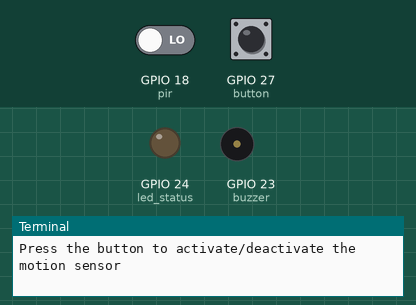
A program run on a simulated Raspberry Pi (BCM pin numbers). Parts: output pins drawn as LEDs (lit = HIGH), buzzer (waves = sounding, pin HIGH), the last lines printed to the terminal. Inputs (shaded band) come from the test bench; at power-on: GPIO 27 (button) HIGH, GPIO 18 (pir) LOW. The clock reads 2024-03-15 10:24:30 at power-on unless the program sets it.

Above: at 1.2 s.
1.3 s: GPIO 27 (button) pulled LOW for 0.15 s
At 4.5 s:
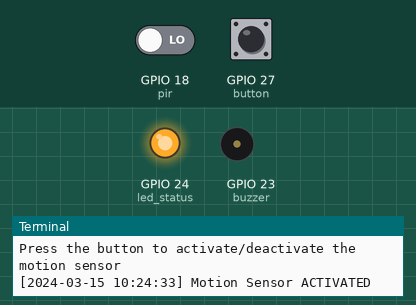
5.8 s: GPIO 27 (button) pulled LOW for 1 s
At 6.5 s:
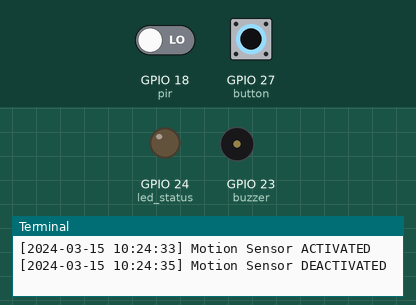
8.3 s: GPIO 27 (button) pulled LOW for 3.2 s
At 8.4 s:
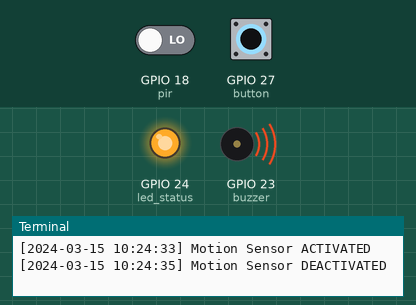
Timing chart, 0 to 11.6 s (numbered marks = the images above; inputs shaded):
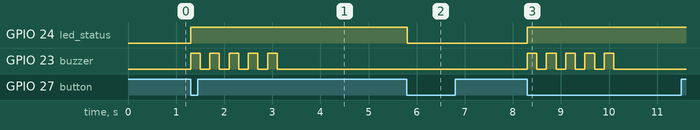

Measured:
- after the input at 1.3 s, GPIO 24 (led_status): LOW → HIGH at once; GPIO 23 (buzzer): alternates HIGH for 0.20 s and LOW for 0.20 s, 10 changes in all, then stays LOW, starting at once
- after the input at 5.8 s, GPIO 24 (led_status): HIGH → LOW at once
- after the input at 8.3 s, GPIO 24 (led_status): LOW → HIGH at once; GPIO 23 (buzzer): alternates HIGH for 0.20 s and LOW for 0.20 s, 10 changes in all, then stays LOW, starting at once

The program:

PIR_with_Email_Alert.py
```python
# Import necessary libraries
from gpiozero import LED, Button, MotionSensor, Buzzer
import smtplib
from email.message import EmailMessage
from signal import pause
from time import sleep
from datetime import datetime
import threading

# Create objects to refer to the LED, the button, and the PIR sensor
led_status = LED(24)
button = Button(27)
pir = MotionSensor(18, queue_len=1, threshold=0.5)  # Improved sensitivity settings
buzzer=Buzzer(23)
# Email configuration
from_email_addr = "peteparker31800@gmail.com"
from_email_password = "iknb eigg yyri kina"
to_email_addr = "wishwadehi190@gmail.com"
email_subject = "[WARNING!] Intruder Alert!"

# Control variables
motion_sensor_status = False
email_cooldown = False

def siren_alarm():
    for _ in range(5):  # Run the siren for a short duration
        buzzer.on()
        sleep(0.2)
        buzzer.off()
        sleep(0.2)
# Function to send email in a separate thread
def send_email_thread():
    current_time = datetime.now().strftime("%Y-%m-%d %H:%M:%S")
    email_body = f"Motion was detected in your room at {current_time}!"

    try:
        # Create a message object
        msg = EmailMessage()
        # Set the email body
        msg.set_content(email_body)
        # Set sender and recipient
        msg['From'] = from_email_addr
        msg['To'] = to_email_addr
        # Set your email subject
        msg['Subject'] = email_subject

        # Connect to server and send email
        print(f"[{current_time}] Connecting to email server...")
        with smtplib.SMTP('smtp.gmail.com', 587) as server:
            server.starttls()
            server.login(from_email_addr, from_email_password)
            server.send_message(msg)

        print(f"[{current_time}] Email sent successfully!")
    except Exception as e:
        print(f"[{current_time}] Email error: {e}")

# Arm or disarm the PIR sensor
def arm_motion_sensor():
    global motion_sensor_status
    global email_cooldown

    if motion_sensor_status:
        motion_sensor_status = False
        led_status.off()
        buzzer.off()
        print(f"[{datetime.now().strftime('%Y-%m-%d %H:%M:%S')}] Motion Sensor DEACTIVATED")
    else:
        motion_sensor_status = True
        email_cooldown = False
        led_status.on()
        siren_alarm()
        print(f"[{datetime.now().strftime('%Y-%m-%d %H:%M:%S')}] Motion Sensor ACTIVATED")

# Handle motion detection and email sending
def handle_motion():
    global email_cooldown
    global motion_sensor_status

    if motion_sensor_status and not email_cooldown:
        current_time = datetime.now().strftime("%Y-%m-%d %H:%M:%S")
        print(f"[{current_time}] Motion Detected!")

        # Set cooldown to prevent email flooding
        email_cooldown = True

        # Send email in a separate thread to avoid blocking
        email_thread = threading.Thread(target=send_email_thread)
        email_thread.daemon = True
        email_thread.start()

        # Reset cooldown after delay
        def reset_cooldown():
            global email_cooldown
            sleep(30)  # 30 second cooldown between emails
            email_cooldown = False
            print(f"[{datetime.now().strftime('%Y-%m-%d %H:%M:%S')}] Ready to detect motion again")

        cooldown_thread = threading.Thread(target=reset_cooldown)
        cooldown_thread.daemon = True
        cooldown_thread.start()

# Print startup message
print(f"[{datetime.now().strftime('%Y-%m-%d %H:%M:%S')}] Motion detection system initialized")
print("Press the button to activate/deactivate the motion sensor")

# Assign button handler
button.when_pressed = arm_motion_sensor

# Assign motion handler
pir.when_motion = handle_motion

# Keep program running
pause()
```
